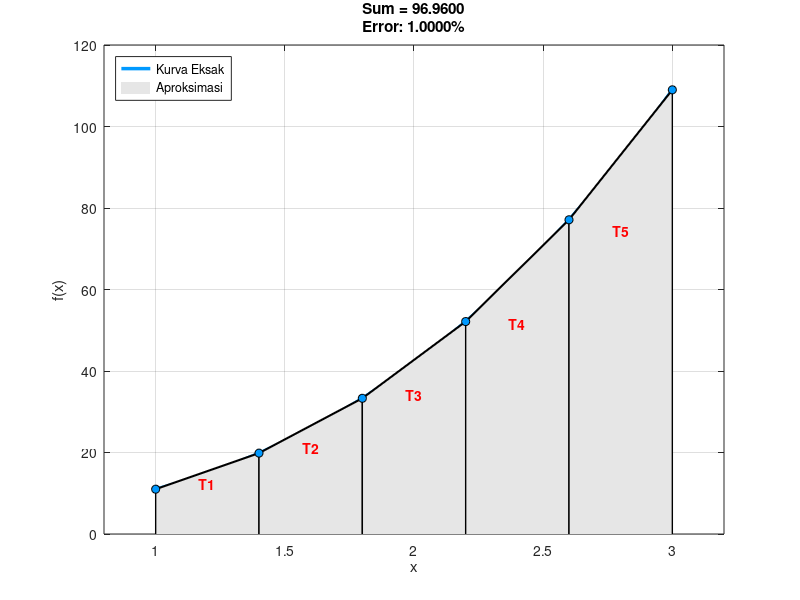

Here is the MATLAB script that generated this plot:
clear; clc; close all;

f = @(x) 2*x.^3 + 6*x.^2 - x + 4; 

disp('--- Program Integral Trapesium ---');
a = 1; % batas bawah
b = 3; % batas atas
n = input('Masukkan jumlah sub-interval (n): ');

dx = (b - a) / n;
sum = 0;   
c1 = a;    

x_fine = linspace(a, b, 500);
y_fine = f(x_fine);
figure('Color', 'w'); 
h_curve = plot(x_fine, y_fine, 'Color', [0 0.6 1], 'LineWidth', 2.5); hold on;
h_fill = [];

fprintf('\nDetail Iterasi:\n');
fprintf('-------------------------------------------------------------\n');
fprintf(' i |    c1     |    c2     |     z (Luas)   |   sum (Total)\n');
fprintf('-------------------------------------------------------------\n');

for i = 1:n
    c2 = c1 + dx;
    z = (dx / 2) * (f(c1) + f(c2));
    sum = sum + z;
    
    x_trap = [c1, c1, c2, c2];
    y_trap = [0, f(c1), f(c2), 0];
    
    h_temp = fill(x_trap, y_trap, [0.9 0.9 0.9], 'EdgeColor', 'none');
    if i==1, h_fill = h_temp; end
    
    plot([c1 c1], [0 f(c1)], 'k-', 'LineWidth', 1);       
    plot([c2 c2], [0 f(c2)], 'k-', 'LineWidth', 1);       
    plot([c1 c2], [f(c1) f(c2)], 'k-', 'LineWidth', 1.5); 
    
    plot(c1, f(c1), 'o', 'MarkerFaceColor', [0 0.6 1], 'MarkerEdgeColor', 'k');
    if i==n, plot(c2, f(c2), 'o', 'MarkerFaceColor', [0 0.6 1], 'MarkerEdgeColor', 'k'); end
    
    text((c1+c2)/2, (f(c1)+f(c2))/2.5, ['T' num2str(i)], 'Color', 'r', 'FontWeight', 'bold', 'HorizontalAlignment', 'center');
    
    fprintf(' %d | %8.4f  | %8.4f  |   %10.4f   |   %10.4f\n', i, c1, c2, z, sum);
    
    c1 = c1 + dx;
end

val_exact = integral(f, a, b);
err_abs = abs(val_exact - sum); 
err_rel = (err_abs / abs(val_exact)) * 100;

fprintf('-------------------------------------------------------------\n');
fprintf('\nHASIL AKHIR:\n');
fprintf('1. Eksak (Analitik) : %.6f\n', val_exact);
fprintf('2. Numerik   : %.6f\n', sum);
fprintf('3. Error Relatif    : %.4f %%\n', err_rel);

title({['Sum = ' num2str(sum, '%.4f')], ...
       ['Error: ' num2str(err_rel, '%.4f') '%']});

xlabel('x'); ylabel('f(x)'); grid on;
xlim([a-0.2, b+0.2]); 
legend([h_curve, h_fill], {'Kurva Eksak', 'Aproksimasi'}, 'Location', 'northwest');
hold off;
